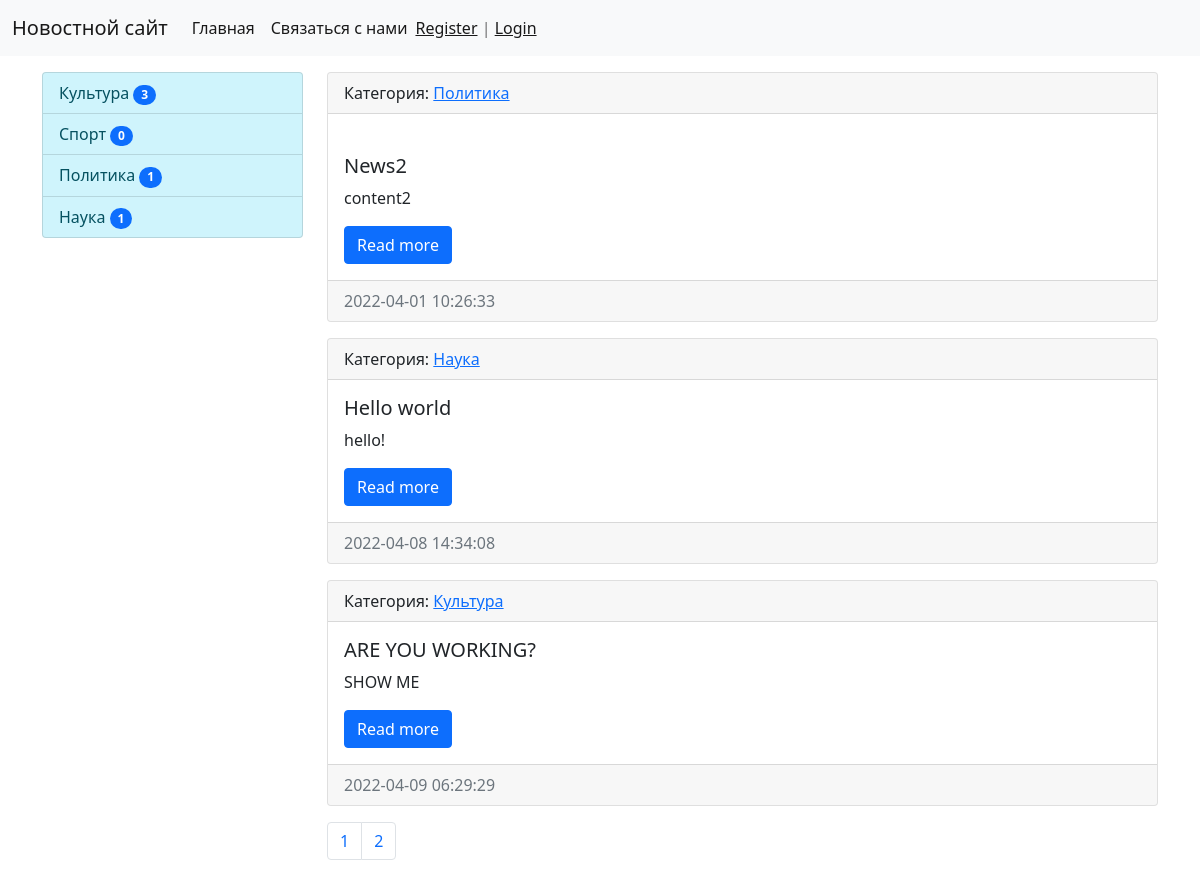
The page / on the database its author committed.
### news/models.py (models this page shows, shortened)
class Category(models.Model):
    title = models.CharField(max_length=150, db_index=True, verbose_name='Наименование категории')
    def get_absolute_url(self):
        return reverse('category', kwargs={'category_id': self.pk})
    def __str__(self):
        return self.title
    class Meta:
        verbose_name = 'Категория'
        verbose_name_plural = 'Категории'
        ordering = ['title']

class News(models.Model):
    title = models.CharField(max_length=50, verbose_name='Наименование')
    content = models.TextField(blank=True, verbose_name='Контент')
    created_at = models.DateTimeField(auto_now_add=True, verbose_name='Дата публикации')
    updated_at = models.DateTimeField(auto_now=True, verbose_name='Обновлено')
    photo = models.ImageField(upload_to='photos/%Y/%m/%d/', verbose_name='Фото', blank=True)
    is_published = models.BooleanField(default=True, verbose_name='Опубликовано')
    category = models.ForeignKey('Category', on_delete=models.PROTECT, verbose_name='Категория')
    def get_absolute_url(self):
        return reverse('view_news', kwargs={'pk': self.pk})
    class Meta:
        verbose_name = 'Новость'
        verbose_name_plural = 'Новости'
        ordering = ['created_at']

### news/views.py (the view)
# urls.py: path('', (HomeNews.as_view()), name='home'),
class HomeNews(ListView):
    model = News
    template_name = 'news/home_news_list.html'
    context_object_name = 'news'
    paginate_by = 3
    def get_context_data(self, *, object_list=None, **kwargs):
        context = super().get_context_data(**kwargs)
        context['title'] = 'Главная страница'
        return context
    def get_queryset(self):
        return News.objects.filter(is_published=True).select_related('category')

### news/templatetags/news_tags.py (called while the page is built)
@register.inclusion_tag('news/list_categories.html')
def show_categories(arg1='hello', arg2='world'):
    categories = Category.objects.annotate(cnt=Count('news',filter=F('news__is_published'))).filter(cnt__gt=-1)
    return {'categories': categories, 'arg1': arg1, 'arg2': arg2}

### news/templates/news/home_news_list.html (shortened to what this page needs)
{% extends 'base.html' %}
{% block sidebar %}
    {% include 'inc/_sidebar.html' %}
{% endblock %}
{% block content %}
                {% for item in news %}
                    <div class="card mb-3">
                      <div class="card-header">
                            Категория: <a href="{{ item.category.get_absolute_url }}">{{ item.category }}</a>
                      </div>
                      <div class="card-body">
                          <div class="media">
                              <div class="media-body">
                                  <h5 class="card-title">{{ item.title }}</h5>
                                  <p class="card-text">{{ item.content}}</p>
                                  <a href="{{ item.get_absolute_url }}" class="btn btn-primary">Read more</a>
                              </div>
                          </div>
                      </div>
                      <div class="card-footer text-muted">
                        {{ item.created_at|date:"Y-m-d H:i:s" }}
                      </div>
                    </div>
            {% endfor %}
{% endblock %}

### templates/base.html (shortened to what this page needs)
{% load static %}
<!doctype html>
<html lang="en">
  <head>
    <link href="https://cdn.jsdelivr.net/npm/bootstrap@5.1.3/dist/css/bootstrap.min.css" rel="stylesheet">
    <link href="{% static 'css/styles.css' %}" rel="stylesheet" >
  </head>
  <body>
  {% include 'inc/_nav.html' %}
    <div class="container mt-3">
        <div class="row">
            <div class="col-md-3">
                {% block sidebar %}{% endblock %}
            </div>
            <div class="col-md-9">
                {% block content %}{% endblock %}
                    <nav aria-label="...">
                      <ul class="pagination">
                          {% for p in page_obj.paginator.page_range %}
                                <li class="page-item"><a class="page-link" href="?page={{ p }}">{{ p }}</a></li>
                          {% endfor %}
                      </ul>
                    </nav>
            </div>
        </div>
    </div>
  </body>
</html>

### templates/inc/_nav.html (shortened to what this page needs)
<nav class="navbar navbar-expand-lg navbar-light bg-light">
      <div class="container-fluid">
            <a class="navbar-brand" href="{% url 'home' %}">Новостной сайт</a>
            <div class="collapse navbar-collapse" id="navbarSupportedContent">
                  <ul class="navbar-nav me-auto mb-2 mb-lg-0">
                        <li class="nav-item">
                          <a class="nav-link active" aria-current="page" href="{% url 'home' %}">Главная</a>
                        </li>
                       <li class="nav-item">
                          <a class="nav-link active" aria-current="page" href="{% url 'email' %}">Связаться с нами</a>
                        </li>
                                   <span class="navbar-text">
                                   {% if request.user.is_authenticated %}
                                        Добро пожаловать, {{ user.username  }}  | <a href="{% url 'logout' %}">Выход</a>
                                   {% else %}
                                       <a href="{% url 'register' %}">Register</a> | <a href="{% url 'login' %}">Login</a>
                                   {% endif %}
                             </span>
            </div>
      </div>
</nav>

### templates/inc/_sidebar.html (shortened to what this page needs)
{% load news_tags %}
{% show_categories %}

### news/templates/news/list_categories.html
<div class="list-group">
    {% for item in categories %}
        <a href=" {{ item.get_absolute_url }}" class="list-group-item list-group-item-info">
            {{ item.title }}
         <span class="badge bg-primary rounded-pill">{{ item.cnt }}</span>
        </a>
    {% endfor %}
</div>

### rows shown on the page
Category: title "Культура", cnt "3"
Category: title "Спорт", cnt "0"
Category: title "Политика", cnt "1"
Category: title "Наука", cnt "1"
News: category "Политика", title "News2", content "content2", created_at "2022-04-01 10:26:33"
News: category "Наука", title "Hello world", content "hello!", created_at "2022-04-08 14:34:08"
News: category "Культура", title "ARE YOU WORKING?", content "SHOW ME", created_at "2022-04-09 06:29:29"

### other values the page prints
{{ p }} "1" "2"
